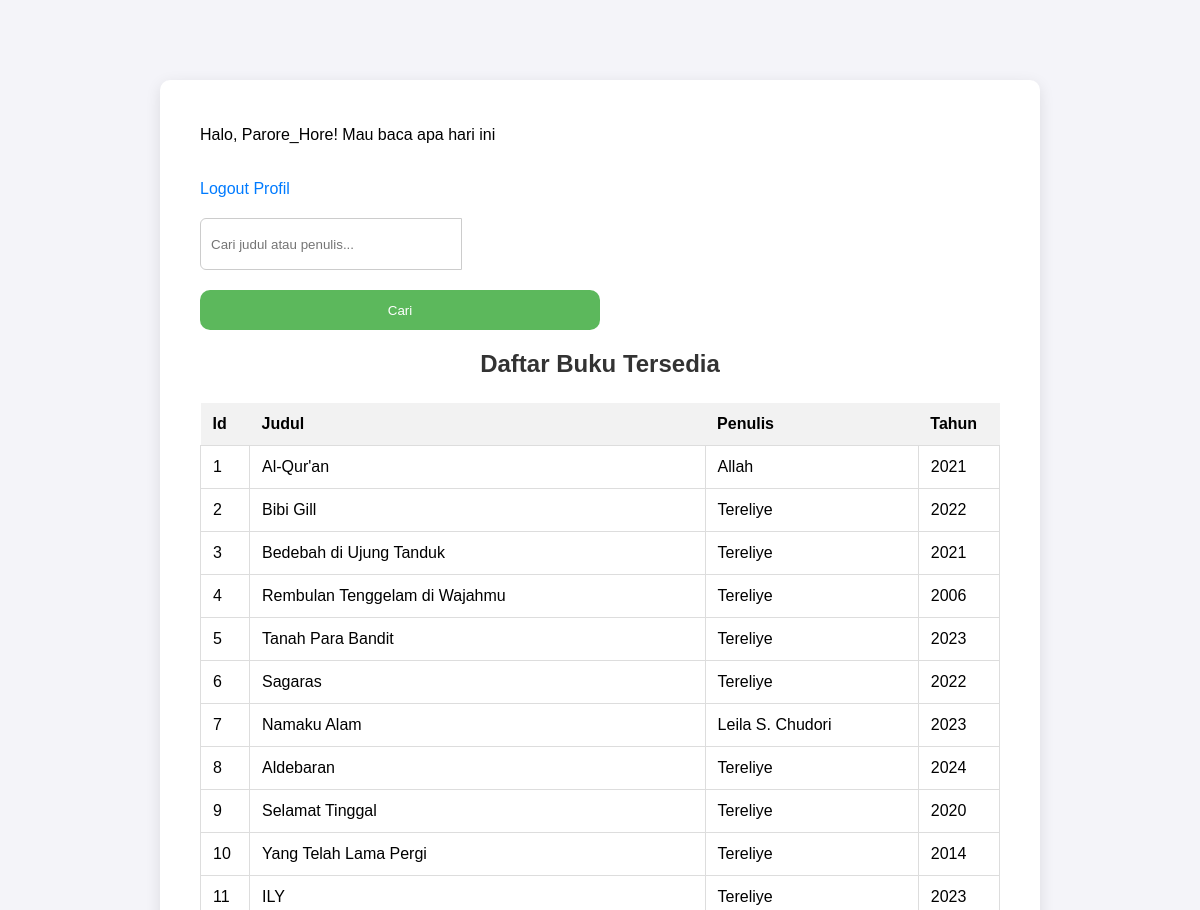
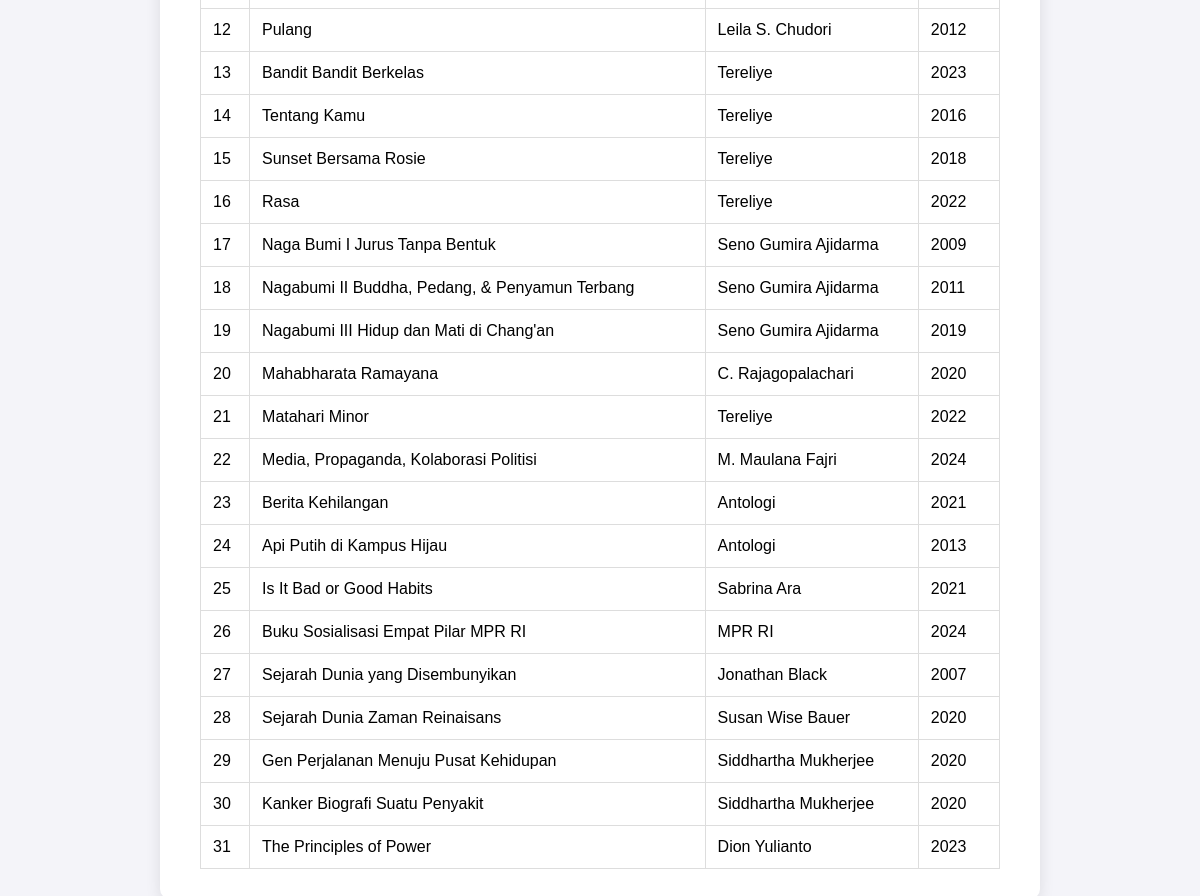
Screenshot of /member (signed in) with the database file from the repository (2 pictures, top to bottom).
### tables this page shows
CREATE TABLE "Buku" (
	"Id"	INTEGER,
	"Judul"	TEXT,
	"Penulis"	TEXT,
	"Tahun"	INTEGER,
	PRIMARY KEY("Id" AUTOINCREMENT)
);

### app.py (the view)
@app.route('/member')
def member():
    if session.get('role') != 'member':
        return "Akses hanya untuk member."
    query = request.args.get('q', '').strip()
    conn = get_db_connection()
    if query:
        books = conn.execute('''
            SELECT * FROM Buku
            WHERE judul LIKE ? OR penulis LIKE ?
        ''', (f'%{query}%', f'%{query}%')).fetchall()
    else:
        books = conn.execute('SELECT * FROM Buku').fetchall()
    conn.close()
    return render_template('member.html', books=books, username=session.get('username'), query=query)

### app.py (called while the page is built)
def get_db_connection():
    conn = sqlite3.connect('dbSqlite.db')
    conn.row_factory = sqlite3.Row
    print("Database Connected Successfully!")
    return conn

### Templates/member.html (shortened to what this page needs)
<!DOCTYPE html>
<html lang="en">
<head>
    <link rel="stylesheet" href="{{ url_for('static', filename='css/style.css') }}">
</head>
<body>
    <div class="member-container">
        <div class="member-header">
            <p>Halo, {{ username }}! Mau baca apa hari ini</p>
            <a href="{{ url_for('logout') }}" class="logout-link">Logout</a>
            <a href="{{ url_for('profile') }}">Profil</a>
        </div>
            <form method="GET" action="{{ url_for('member') }}" class="search-form">
                <input type="text" name="q" placeholder="Cari judul atau penulis..." value="{{ query or '' }}">
                <button type="submit">Cari</button>
            </form>
        <h2>Daftar Buku Tersedia</h2>
        {% if books %}
            <table>
                <thead>
                    <tr>
                        <th>Id</th>
                        <th>Judul</th>
                        <th>Penulis</th>
                        <th>Tahun</th>
                    </tr>
                </thead>
                <tbody>
                    {% for book in books %}
                        <tr>
                            <td>{{ book['id'] }}</td>
                            <td>{{ book['judul'] }}</td>
                            <td>{{ book['penulis'] }}</td>
                            <td>{{ book['tahun'] }}</td>
                        </tr>
                    {% endfor %}
                </tbody>
            </table>
        {% else %}
            <p>Tidak ada buku tersedia.</p>
        {% endif %}
    </div>
</body>
</html>

### static/css/style.css (style rules this page uses)
body { font-family: Arial, sans-serif; background-color: #f4f4f9; margin: 0; padding: 0; }
table { width: 100%; border-collapse: collapse; margin-top: 20px; }
th, td { padding: 12px; text-align: left; border-bottom: 1px solid #ddd; }
th { background-color: #333; color: white; }
button { padding: 10px 20px; background-color: #4CAF50; color: white; border: none; border-radius: 5px; cursor: pointer; }
form { display: flex; flex-direction: column; width: 50%; align-self: center; }
form input { height: 30px; border-radius: 5px; }
form button { height: 40px; background-color: green; color: white; border-radius: 10px; }
.member-container { max-width: 800px; margin: 80px auto; padding: 30px 40px; background-color: #ffffff; border-radius: 10px; box-shadow: 0 4px 15px rgba(0, 0, 0, 0.1); }
.member-container h2 { text-align: center; margin-bottom: 25px; color: #333; }
.member-container table { width: 100%; border-collapse: collapse; }
.member-container table th { color: black; }
.member-container table td { border: 1px solid #ddd; padding: 12px; text-align: left; }
.member-container table th { background-color: #f2f2f2; }
.member-container a { display: inline-block; margin-top: 20px; color: #007bff; text-decoration: none; }
.search-form { display: flex; justify-content: center; margin-bottom: 20px; margin-top: 20px; }
.search-form input[type="text"] { width: 60%; padding: 10px; border: 1px solid #ccc; border-radius: 6px 0 0 6px; outline: none; margin-bottom: 20px; }
.search-form button { padding: 10px 15px; border: none; background-color: #5cb85c; color: white; border-radius: 6 6px 6px 6; cursor: pointer; }

### rows the page displays
Buku: id "1", judul "Al-Qur'an", penulis "Allah", tahun "2021"
Buku: id "2", judul "Bibi Gill", penulis "Tereliye", tahun "2022"
Buku: id "3", judul "Bedebah di Ujung Tanduk", penulis "Tereliye", tahun "2021"
Buku: id "4", judul "Rembulan Tenggelam di Wajahmu", penulis "Tereliye", tahun "2006"
Buku: id "5", judul "Tanah Para Bandit", penulis "Tereliye", tahun "2023"
Buku: id "6", judul "Sagaras", penulis "Tereliye", tahun "2022"
Buku: id "7", judul "Namaku Alam", penulis "Leila S. Chudori", tahun "2023"
Buku: id "8", judul "Aldebaran", penulis "Tereliye", tahun "2024"
Buku: id "9", judul "Selamat Tinggal", penulis "Tereliye", tahun "2020"
Buku: id "10", judul "Yang Telah Lama Pergi", penulis "Tereliye", tahun "2014"
Buku: id "11", judul "ILY", penulis "Tereliye", tahun "2023"
Buku: id "12", judul "Pulang", penulis "Leila S. Chudori", tahun "2012"
Buku: id "13", judul "Bandit Bandit Berkelas", penulis "Tereliye", tahun "2023"
Buku: id "14", judul "Tentang Kamu", penulis "Tereliye", tahun "2016"
Buku: id "15", judul "Sunset Bersama Rosie", penulis "Tereliye", tahun "2018"
Buku: id "16", judul "Rasa", penulis "Tereliye", tahun "2022"
Buku: id "17", judul "Naga Bumi I Jurus Tanpa Bentuk", penulis "Seno Gumira Ajidarma", tahun "2009"
Buku: id "18", judul "Nagabumi II Buddha, Pedang, & Penyamun Terbang", penulis "Seno Gumira Ajidarma", tahun "2011"
Buku: id "19", judul "Nagabumi III Hidup dan Mati di Chang'an", penulis "Seno Gumira Ajidarma", tahun "2019"
Buku: id "20", judul "Mahabharata Ramayana", penulis "C. Rajagopalachari", tahun "2020"
Buku: id "21", judul "Matahari Minor", penulis "Tereliye", tahun "2022"
Buku: id "22", judul "Media, Propaganda, Kolaborasi Politisi", penulis "M. Maulana Fajri", tahun "2024"
Buku: id "23", judul "Berita Kehilangan", penulis "Antologi", tahun "2021"
Buku: id "24", judul "Api Putih di Kampus Hijau", penulis "Antologi", tahun "2013"
Buku: id "25", judul "Is It Bad or Good Habits", penulis "Sabrina Ara", tahun "2021"
Buku: id "26", judul "Buku Sosialisasi Empat Pilar MPR RI", penulis "MPR RI", tahun "2024"
Buku: id "27", judul "Sejarah Dunia yang Disembunyikan", penulis "Jonathan Black", tahun "2007"
Buku: id "28", judul "Sejarah Dunia Zaman Reinaisans", penulis "Susan Wise Bauer", tahun "2020"
Buku: id "29", judul "Gen Perjalanan Menuju Pusat Kehidupan", penulis "Siddhartha Mukherjee", tahun "2020"
Buku: id "30", judul "Kanker Biografi Suatu Penyakit", penulis "Siddhartha Mukherjee", tahun "2020"
Buku: id "31", judul "The Principles of Power", penulis "Dion Yulianto", tahun "2023"

### other values shown
{{ username }} "Parore_Hore"
